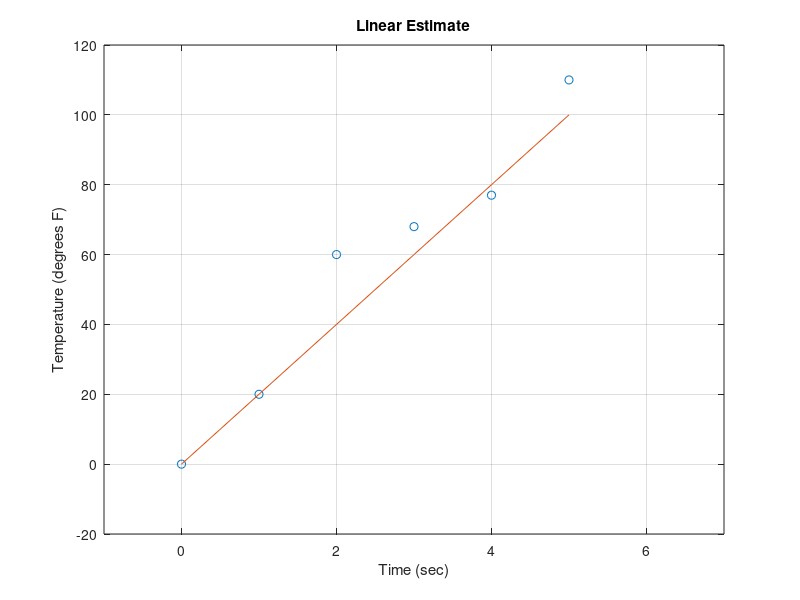

The MATLAB source for this figure:
% Listing 15.03 Eyeball linear estimation
x = 0:5;
y = [0 20 60 68 77 110];
y2 = 20 * x;
plot(x, y, 'o', x, y2);
axis([-1 7 -20 120])
title('Linear Estimate')
xlabel('Time (sec)')
ylabel('Temperature (degrees F)')
grid on
